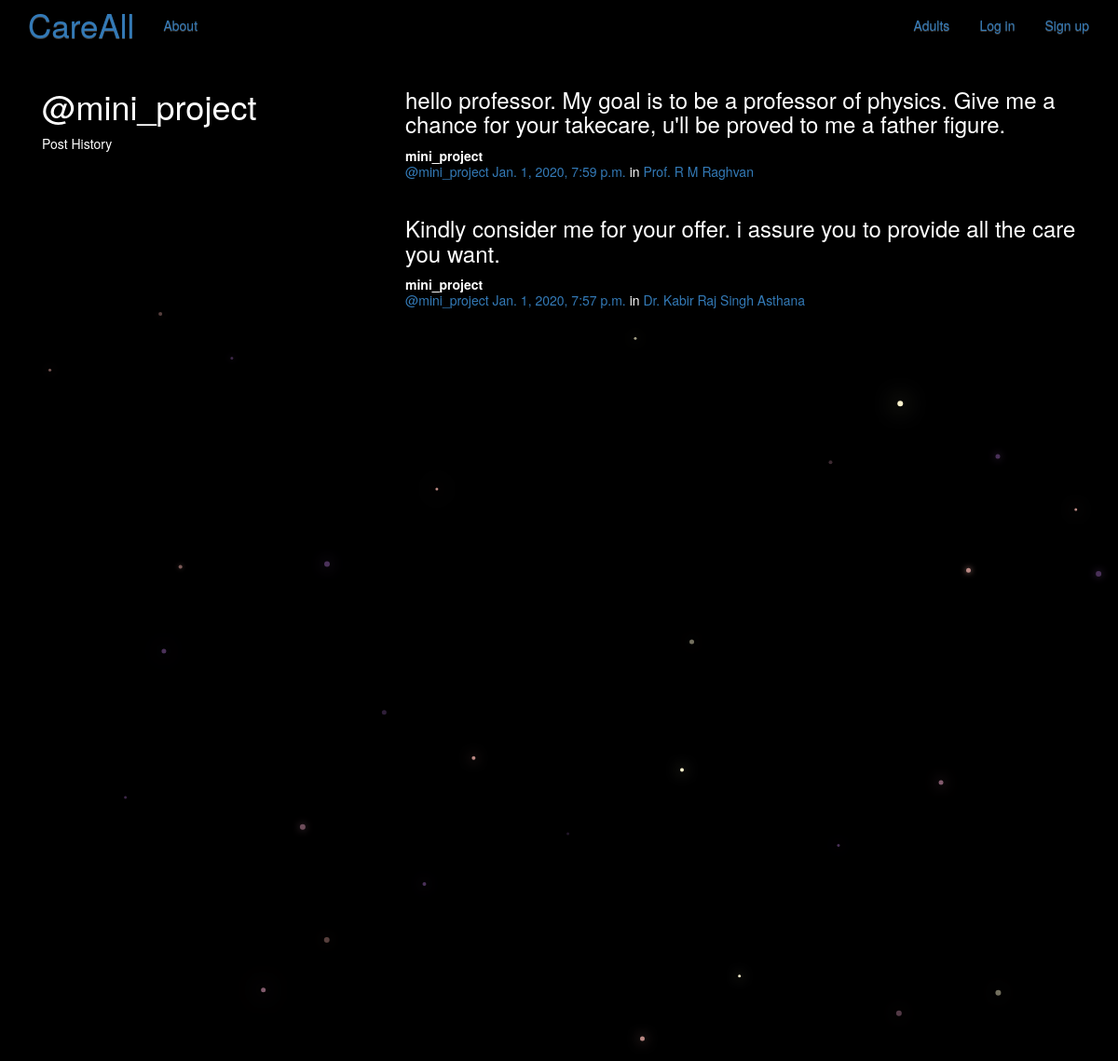
Screenshot of /posts/by/mini_project/ with the database file from the repository.
### posts/models.py (models this page shows, shortened)
class Post(models.Model):
    user = models.ForeignKey(User, related_name="posts", on_delete=models.PROTECT)
    created_at = models.DateTimeField(auto_now=True)
    message = models.TextField()
    message_html = models.TextField(editable=False)
    group = models.ForeignKey(Group, related_name="posts", on_delete=models.PROTECT, null=True, blank=True)
    class Meta:
        ordering = ["-created_at"]
        unique_together = ["user", "message"]

### groups/models.py (models this page shows, shortened)
class Group(models.Model):
    name = models.CharField(max_length=255, unique=True)
    slug = models.SlugField(allow_unicode=True, unique=True)
    description = models.TextField(blank=True, default='')
    description_html = models.TextField(editable=False, default='', blank=True)
    members = models.ManyToManyField(User,through="GroupMember")
    class Meta:
        ordering = ["name"]

### posts/views.py (the view)
# urls.py: url(r"by/(?P<username>[-\w]+)/$",views.UserPosts.as_view(),name="for_user"),
class UserPosts(generic.ListView):
    model = models.Post
    template_name = "posts/user_post_list.html"
    def get_queryset(self):
        try:
            self.post_user = User.objects.prefetch_related("posts").get(
                username__iexact=self.kwargs.get("username")
            )
        except User.DoesNotExist:
            raise Http404
        else:
            return self.post_user.posts.all()
    def get_context_data(self, **kwargs):
        context = super().get_context_data(**kwargs)
        context["post_user"] = self.post_user
        return context

### posts/templates/posts/user_post_list.html
{% extends "posts/post_base.html" %}
{% block prepost %}
<div class="col-md-4">
	<h1>@{{ post_user.username }}</h1>
	<p>Post History</p>
</div>
{% endblock %}
{% block post_content %}
<div class="col-md-8">
	{% for post in post_list %}
		{% include "posts/_post.html" %}
	{% endfor %}
</div>
{% endblock %}

### posts/templates/posts/_post.html (shortened to what this page needs)
<div class="post media">
	<h3>{{ post.message_html|safe }}</h3>
	<div class="media-body">
		<strong>{{ post.user.username }}</strong>
		<h5 class="media-heading">
			<span class="username"><a href="{% url 'posts:for_user' username=post.user.username %}">@{{ post.user.username }}</a></span>
			<time class="time"><a href="{% url 'posts:single' username=post.user.username pk=post.pk %}">{{ post.created_at }}</a></time>
			{% if post.group %}
			<span class="group-name">in <a href="#">{{ post.group.name }}</a></span>
			{% endif %}
		</h5>
	</div>
</div>

### static/simplesocial/css/master.css (style rules this page uses)
body { margin: 0; overflow: hidden; background-color: black; color:white; }

### rows the page displays
Post: message_html "hello professor. My goal is to be a professor of physics. Give me a chance for your takecare, u'll be proved to me a father figure.", user.username "mini_project", created_at "Jan. 1, 2020, 7:59 p.m.", group.name "Prof. R M Raghvan"
Post: message_html "Kindly consider me for your offer. i assure you to provide all the care you want.", user.username "mini_project", created_at "Jan. 1, 2020, 7:57 p.m.", group.name "Dr. Kabir Raj Singh Asthana"

### other values shown
{{ post_user.username }} "mini_project"
